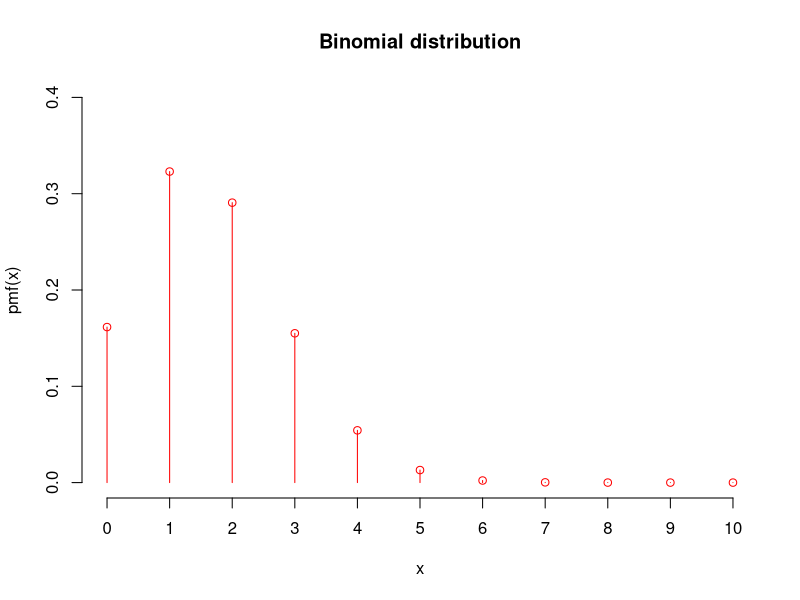
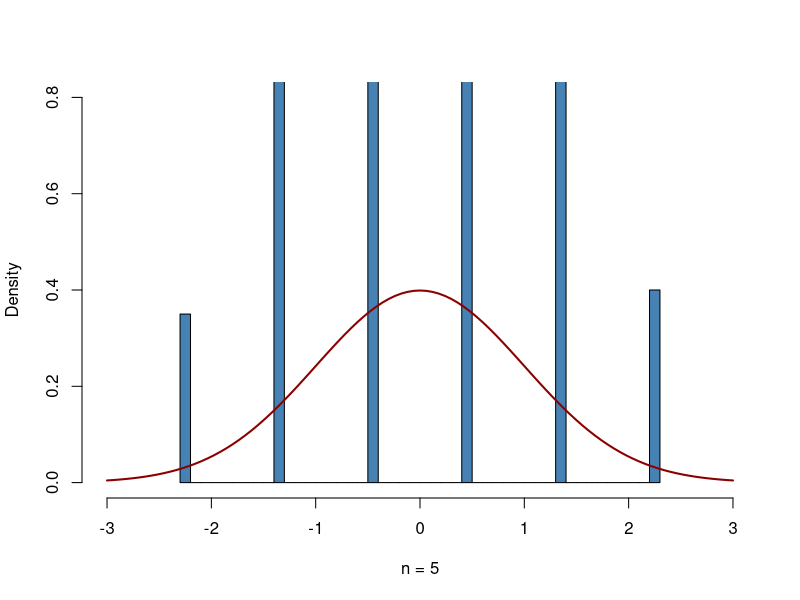
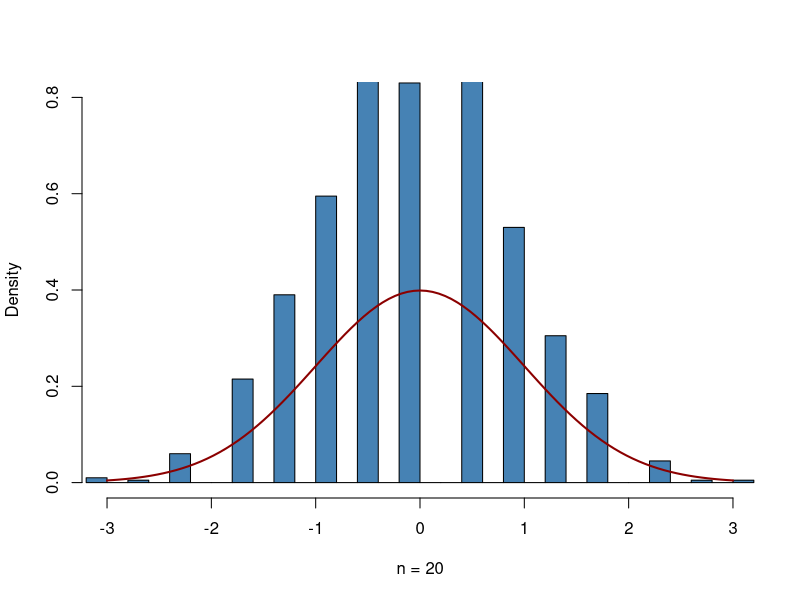
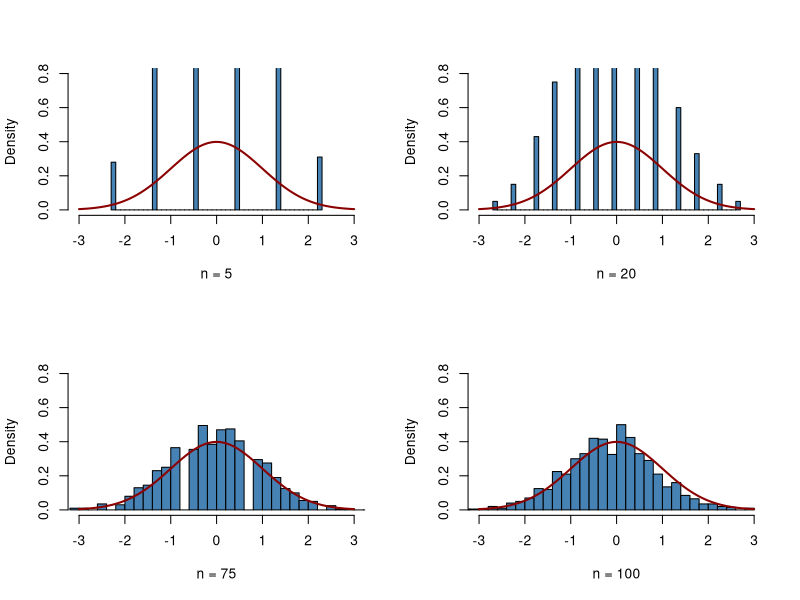

The R source for these figures, in order:
# LMS Introduction to statistics & hypothesis testing
# Jesús Urtasun Elizari - LMS Bioinformatics
# November 2023

# Chapter 2. The central limit theorem

# Import libraries
library("ggplot2")

# Set working directory
setwd("/Users/jurtasun/Desktop/Courses/LMS/2023/statistics_hypothesis_testing")

# i) Consider a random variable ...............................................

# Number of sixes rolling dice - binomial distributed
n <- 10
p <- 1/6
x <- 0:n
pmf <- dbinom(x, n, p)

# Plot probability mass function
plot(x, pmf, main = "Binomial distribution", 
     ylim = c(0, 0.4), xlab = "x", ylab = "pmf(x)",
     type = "h", col = "red", axes = FALSE)
points(x, pmf, col = "red")
axis(side = 1, at = 0:10)
axis(side = 2)

# i) Small sample size .......................................................

# Sample size and number of repetitions
n = 5
reps <- 1000

# Initialize the vector of sample means and std sample means
sample_mean <- rep(0, reps)
std_sample_mean <- rep(0, reps)

# Loop over repetitions
for (i in 1:reps) {
      x <- rbinom(n, 1, 0.5)
      sample_mean[i] <- mean(x)
      std_sample_mean[i] <- sqrt(n) * (mean(x) - 0.5) / 0.5
}

# Histogram of mean values
hist(std_sample_mean,
     col = "steelblue",
     freq = FALSE,
     breaks = 40,
     xlim = c(-3, 3),
     ylim = c(0, 0.8),
     xlab = paste("n =", n),
     main = "")

# Overlay normal distribution N(0,1)
curve(dnorm(x),
      lwd = 2,
      col = "darkred",
      add = TRUE)

# ii) Large sample size .......................................................

# Sample size and number of repetitions
n = 20
reps <- 1000

# Initialize the vector of sample means and std sample means
sample_mean <- rep(0, reps)
std_sample_mean <- rep(0, reps)

# Loop over repetitions
for (i in 1:reps) {
      x <- rbinom(n, 1, 0.5)
      sample_mean[i] <- mean(x)
      std_sample_mean[i] <- sqrt(n) * (mean(x) - 0.5) / 0.5
}

# Histogram of mean values
hist(std_sample_mean,
     col = "steelblue",
     freq = FALSE,
     breaks = 40,
     xlim = c(-3, 3),
     ylim = c(0, 0.8),
     xlab = paste("n =", n),
     main = "")

# Overlay normal distribution N(0,1)
curve(dnorm(x),
      lwd = 2,
      col = "darkred",
      add = TRUE)

# iii) Iterate over sample sized ..............................................

# Set sample sizes
sample.sizes <- c(5, 20, 75, 100)

# Subdivide plot panel
par(mfrow = c(2, 2))

# Iterate over sample sizes
for (n in sample.sizes) {
      
      # Initialize the vector of sample means and std sample means
      sample_mean <- rep(0, reps)
      std_sample_mean <- rep(0, reps)
      
      # Loop over repetitions
      for (i in 1:reps) {
            x <- rbinom(n, 1, 0.5)
            sample_mean[i] <- mean(x)
            std_sample_mean[i] <- sqrt(n) * (mean(x) - 0.5) / 0.5
      }
      
      # Histogram of mean values
      hist(std_sample_mean,
           col = "steelblue",
           freq = FALSE,
           breaks = 40,
           xlim = c(-3, 3),
           ylim = c(0, 0.8),
           xlab = paste("n =", n),
           main = "")
      
      # Overlay normal distribution N(0,1)
      curve(dnorm(x),
            lwd = 2,
            col = "darkred",
            add = TRUE)

}
